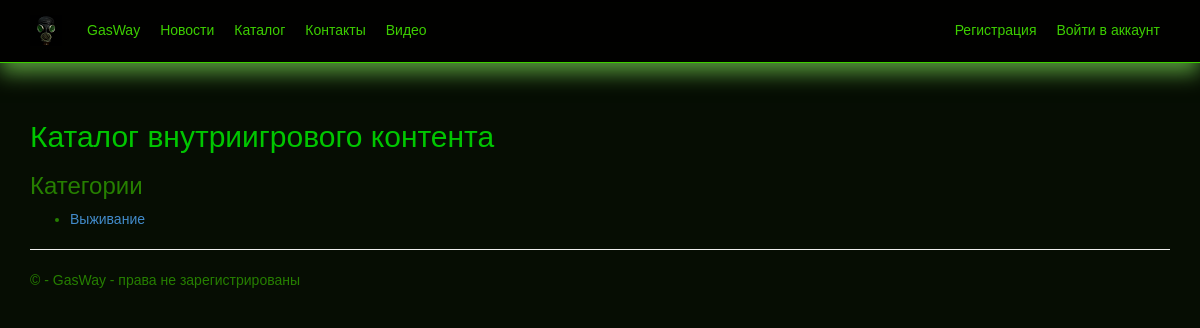
Page /catalog/ on the earlier database version.
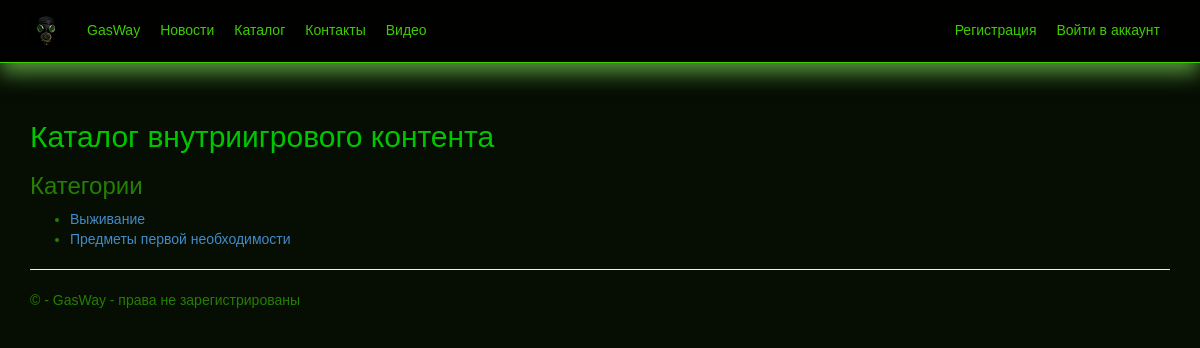
Same page on the later database version.
### app/models.py (models this page shows, shortened)
class Category(models.Model):
    name = models.CharField(max_length=100, verbose_name="Название категории")
    parent = models.ForeignKey('self', null=True, blank=True, on_delete=models.CASCADE, verbose_name="Родительская категория")
    class Meta:
        verbose_name = "Категория"
        verbose_name_plural = "Категории"

### app/views.py (the view)
# urls.py: path('catalog/', views.catalog, name='catalog'),
def catalog(request, category_id=None):
    if category_id:
        selected_category = get_object_or_404(Category, id=category_id)
        products = Product.objects.filter(category=selected_category)
        subcategories = selected_category.get_children()
    else:
        selected_category = None
        products = None
        subcategories = Category.objects.filter(parent=None)
    return render(
        request,
        'app/catalog.html',
        {
            'selected_category': selected_category,
            'products': products,
            'subcategories': subcategories,
        }
    )

### app/context_processors.py (called while the page is built)
def user_group_context(request):
    if request.user.is_authenticated:
        is_manager = request.user.groups.filter(name="Менеджер").exists()
    else:
        is_manager = False
    return {'is_manager': is_manager}

### app/templates/app/catalog.html (shortened to what this page needs)
﻿{% extends "app/layout.html" %}
{% block content %}
<h2>Каталог внутриигрового контента</h2>
{% if subcategories %}
    <h3>Категории</h3>
    <ul>
        {% for category in subcategories %}
            <li>
                <a href="{% url 'catalog_category' category.id %}">{{ category.name }}</a>
            </li>
        {% endfor %}
    </ul>
{% endif %}
{% endblock %}

Differences in the rows shown:
added Category: name "Предметы первой необходимости"
